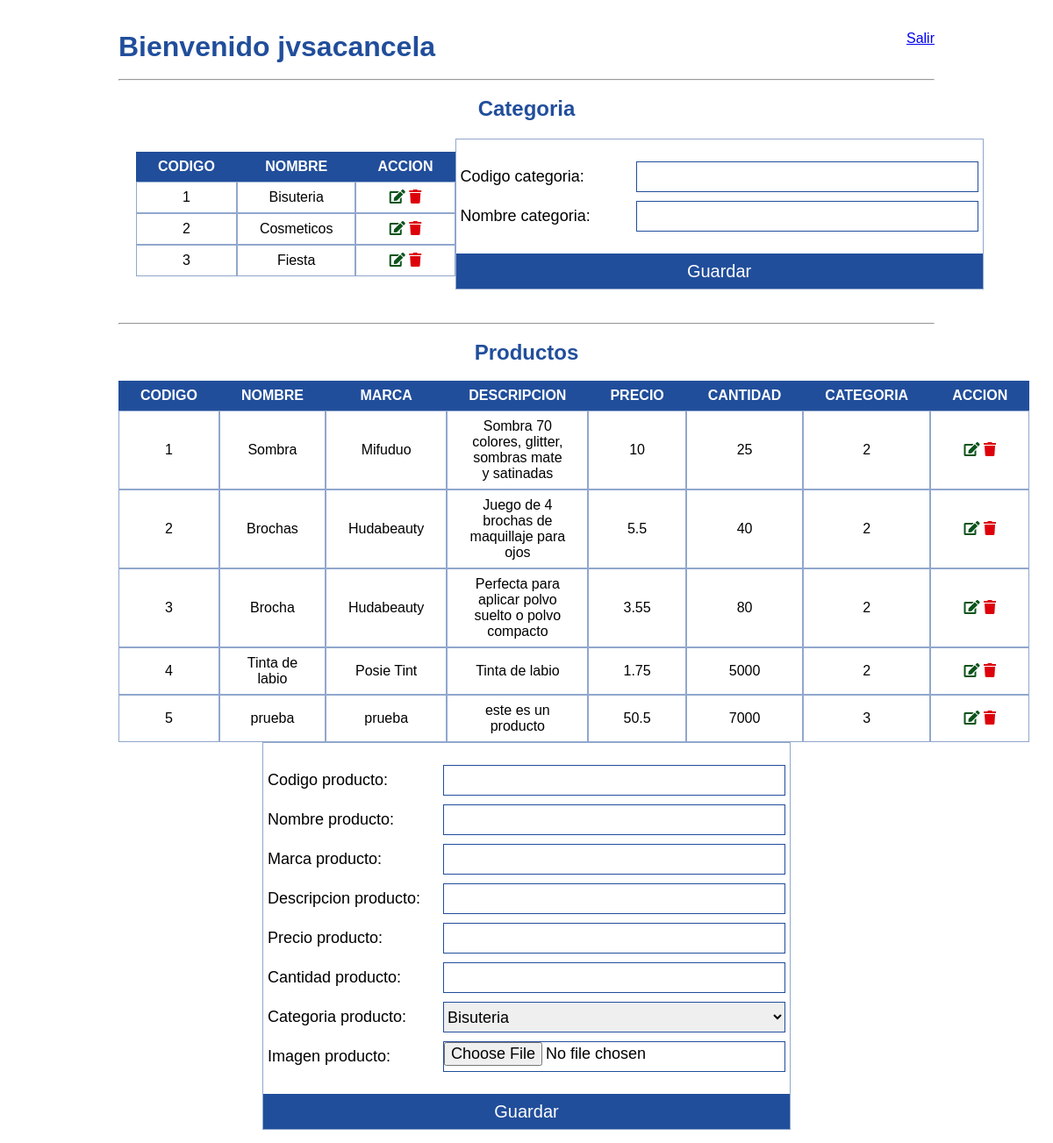
Before: /src/pages/user/panel-de-control.php (signed in) with the older database file.
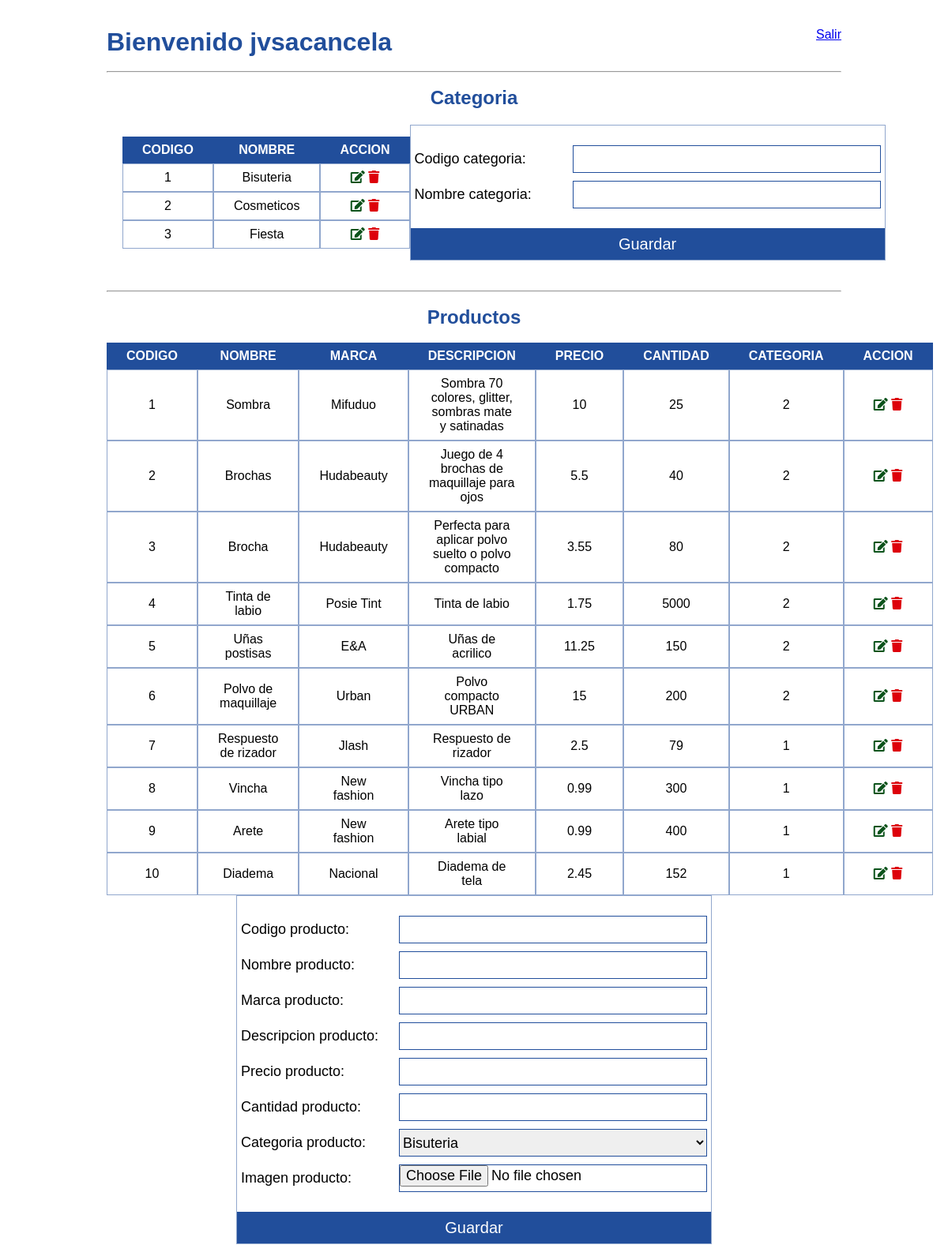
After: the same page with the newer database file.
### tables this page shows
CREATE TABLE `categoria` (
  `codigoCategoria` int(11) NOT NULL,
  `nombreCategoria` varchar(45) DEFAULT NULL
);

CREATE TABLE `producto` (
  `codigoProducto` int(11) NOT NULL,
  `nombreProducto` varchar(45) DEFAULT NULL,
  `descripcionProducto` longtext DEFAULT NULL,
  `precioProducto` double DEFAULT NULL,
  `cantidadProducto` int(11) DEFAULT NULL,
  `marcaProducto` varchar(45) DEFAULT NULL,
  `CATEGORIA_codigoCategoria` int(11) NOT NULL,
  `fotoProducto` varchar(500) DEFAULT NULL
);

### config/sql_class.php (called while the page is built, shortened)
<?php
    class sql_class{
        private $bd;
        public function __construct() {
            $this->bd = new mysqli(SERVIDOR, USUARIO, CLAVE, BDD);
            $this->bd->set_charset('utf8');
        }
        public function ConsultarCategorias(){
            $resultado = $this->bd->query("SELECT * FROM categoria");
            return $resultado;
        }
        public function ConsultarProductos(){
            $resultado = $this->bd->query("SELECT * FROM producto");
            return $resultado;
        }
    }
?>

### src/pages/user/panel-de-control.php (the view, shortened to what the changed rows need)
<?php
    require_once '../../../config/sql_class.php';
    $consulta_class = new sql_class();
    $resultados_cat = $consulta_class-> ConsultarCategorias();
    $resultados_pro = $consulta_class-> ConsultarProductos();
?>
<!DOCTYPE html>
<html lang="en">
<head>
    <link rel="stylesheet" href="../../assets/style/general.css ">
    <link rel="stylesheet" href="../../assets/style/panel-de-control.css">
    <link rel="stylesheet" href="https://use.fontawesome.com/releases/v5.6.3/css/all.css">
</head>
<body>
    <div id="panel-contenedor">
        <div id="panel-datos">
            <div id="midata">
                <h1 id="nom-user">Bienvenido <?php echo $_SESSION['nombreUsuario']; ?></h1>
            </div>
            <br>
            <div>
                <br>
                <h2>Categoria</h2>
                <div id="contenedor-categoria">
                        <table id="tabla-categorias">
                            <thead id="titulo-tabla">
                                <th>CODIGO</th>
                                <th>NOMBRE</th>
                                <th>ACCION</th>
                            </thead>
                            <tbody id="cuerpo-tabla">
                                <?php while($display = $resultados_cat->fetch_assoc()){?>
                                    <tr>
                                        <td> <?php echo $display['codigoCategoria']?>  </td>
                                        <td> <?php echo $display['nombreCategoria'] ?> </td>
                                        <td>
                                            <a  href="php/edit_cat.php?id=<?php echo $display['codigoCategoria']?>"><i class="fa fa-edit" id="edit"></i></a>
                                            <a href="php/delete_cat.php?id=<?php echo $display['codigoCategoria'] ?>"><i class="fa fa-trash" id="delete"></i></a>
                                        </td>
                                <?php } ?>
                                </tr>
                            </tbody>
                        </table>
            </div>
            </div>
            <br>
            <br>
            <div>
                <h2>Productos</h2>
                <br>
                <table id="tabla-categorias">
                    <thead id="titulo-tabla">
                        <th>CODIGO</th>
                        <th>NOMBRE</th>
                        <th>MARCA</th>
                        <th>DESCRIPCION</th>
                        <th>PRECIO</th>
                        <th>CANTIDAD</th>
                        <th>CATEGORIA</th>
                        <th>ACCION</th>
                    </thead>
                    <tbody id="cuerpo-tabla">
                        <?php while($display = $resultados_pro->fetch_assoc()){?>
                        <tr>
                            <td> <?php echo $display['codigoProducto']?>  </td>
                            <td> <?php echo $display['nombreProducto'] ?> </td>
                            <td> <?php echo $display['marcaProducto'] ?> </td>
                            <td> <?php echo $display['descripcionProducto'] ?> </td>
                            <td> <?php echo $display['precioProducto'] ?> </td>
                            <td> <?php echo $display['cantidadProducto'] ?> </td>
                            <td> <?php echo $display['CATEGORIA_codigoCategoria'] ?> </td>
                            <td>
                                <a href="php/edit_pro.php?id=<?php echo $display['codigoProducto']?>"><i class="fa fa-edit" id="edit"></i></a>
                                <a href="php/delete_pro.php?id=<?php echo $display['codigoProducto'] ?>"><i class="fa fa-trash" id="delete"></i></a>
                            </td>
                        <?php } ?>
                        </tr>
                    </tbody>
                </table>
            </div>
        </div>
    </div>
</body>
</html>

Changed rows visible on the page:
removed producto: codigoProducto "5", nombreProducto "prueba", marcaProducto "prueba", descripcionProducto "este es un producto", precioProducto "50.5", cantidadProducto "7000", CATEGORIA_codigoCategoria "3"
added producto: codigoProducto "5", nombreProducto "Uñas postisas", marcaProducto "E&A", descripcionProducto "Uñas de acrilico", precioProducto "11.25", cantidadProducto "150", CATEGORIA_codigoCategoria "2"
added producto: codigoProducto "6", nombreProducto "Polvo de maquillaje", marcaProducto "Urban", descripcionProducto "Polvo compacto URBAN", precioProducto "15", cantidadProducto "200", CATEGORIA_codigoCategoria "2"
added producto: codigoProducto "7", nombreProducto "Respuesto de rizador", marcaProducto "Jlash", descripcionProducto "Respuesto de rizador", precioProducto "2.5", cantidadProducto "79", CATEGORIA_codigoCategoria "1"
added producto: codigoProducto "8", nombreProducto "Vincha", marcaProducto "New fashion", descripcionProducto "Vincha tipo lazo", precioProducto "0.99", cantidadProducto "300", CATEGORIA_codigoCategoria "1"
added producto: codigoProducto "9", nombreProducto "Arete", marcaProducto "New fashion", descripcionProducto "Arete tipo labial", precioProducto "0.99", cantidadProducto "400", CATEGORIA_codigoCategoria "1"
added producto: codigoProducto "10", nombreProducto "Diadema", marcaProducto "Nacional", descripcionProducto "Diadema de tela", precioProducto "2.45", cantidadProducto "152", CATEGORIA_codigoCategoria "1"
